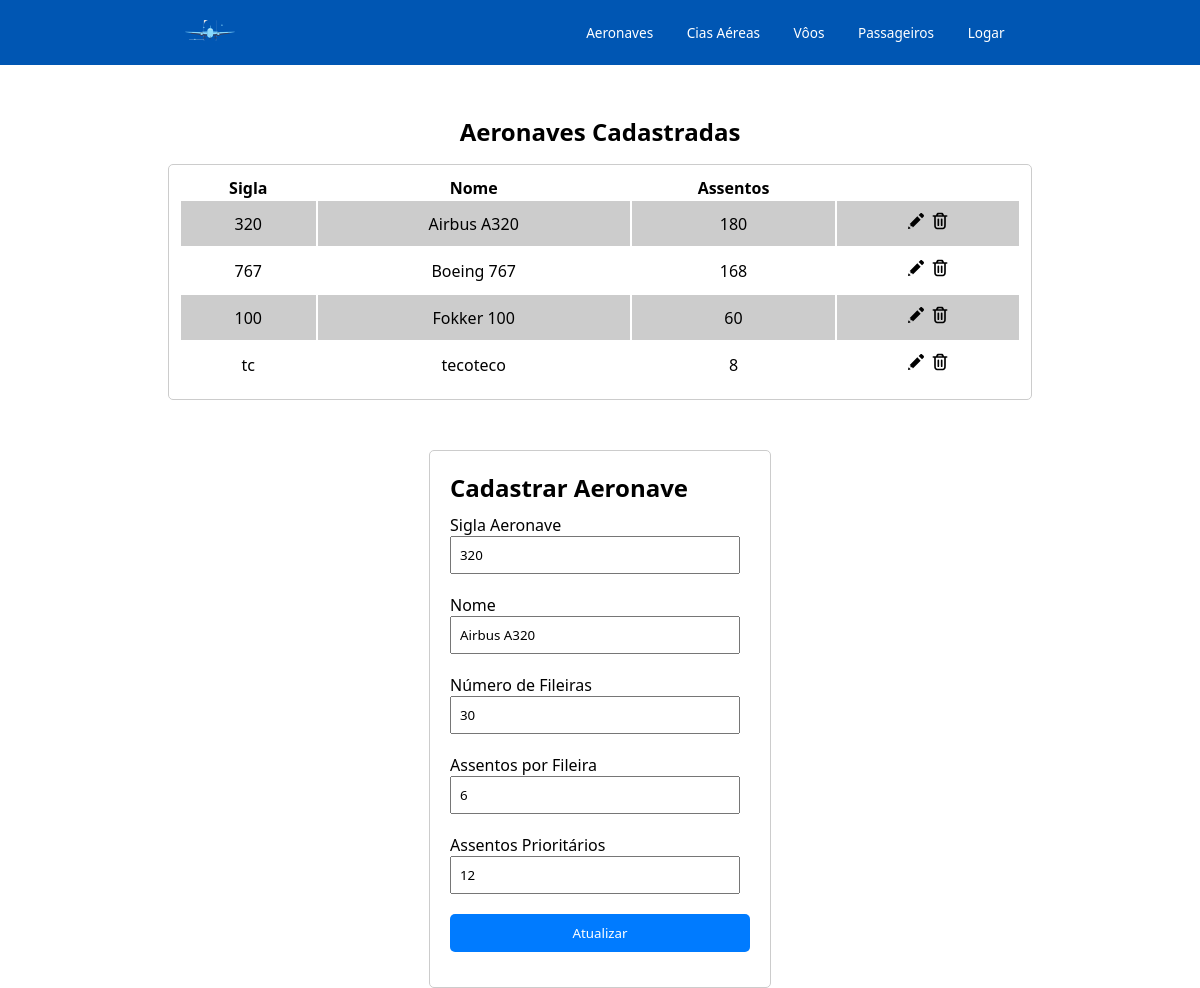
/public/Pages/aeronave.php?id=1, run on the app's committed database.
### tables this page shows
CREATE TABLE aeronave (
            id INTEGER PRIMARY KEY AUTOINCREMENT,
            sigla CHAR(4),
            quantidade_assentos INTEGER,
            marca VARCHAR(20),
            quantidade_fileiras INTEGER,
            quantidade_colunas INTEGER,
            assentos_prioritarios INTEGER,
            assentos_por_fila INTEGER,
            assentos_por_coluna INTEGER
        );

### autoload.php (called while the page is built, shortened)
<?php
spl_autoload_register(function ($class) {
    $prefix = "App";
    $base_dir = __DIR__ ."/src/";
    $len = strlen($prefix);
    $relavite_class = substr($class, $len);
    $file = $base_dir . str_replace('\\', '/', $relavite_class) . '.php';
});

### src/Infra/Database/DatabaseManager.php (called while the page is built, shortened)
<?php
class DatabaseManager
{
    private static $instance;
    public static function getConn(): \PDO
    {
        if (self::$instance == null) {
            try {
                self::$instance = new \PDO("sqlite:" . DB_PATH);
            } catch (\Exception $e) {
                echo $e->getMessage();
            }
        }
        return self::$instance;
    }
}

### src/DAO/AeronaveDAO.php (called while the page is built, shortened)
<?php
class AeronaveDAO {
    private PDO $conexao;
    public function __construct() {
        $this->conexao = DatabaseManager::getConn();
    }
    public function getById(int $id): ?Aeronave {
        $sql = "SELECT * FROM aeronave WHERE id = :id";
        $stmt = $this->conexao->prepare($sql);
        $stmt->bindValue(':id', $id);
        $stmt->execute();
        if ($row = $stmt->fetch(PDO::FETCH_OBJ)) {
            return $this->mapAeronave($row);
        }
        return null;
    }
    public function read(): array {
        $sql = "SELECT * FROM aeronave";
        $stmt = $this->conexao->query($sql);
        $aeronaves = [];
        while ($row = $stmt->fetch(PDO::FETCH_OBJ)) {
            $aeronaves[] = $this->mapAeronave($row);
        }
        return $aeronaves;
    }
    private function mapAeronave(object $data): Aeronave
    {
        $aero = new Aeronave(
            $data->sigla,
            $data->marca,
            $data->quantidade_fileiras,
            $data->assentos_por_fila,
            $data->assentos_prioritarios
        );
        $aero->setId($data->id);
        return $aero;
    }
}

### src/Entities/Entity.php (called while the page is built, shortened)
<?php
abstract class Entity
{
    private ?int $id;
    public function getId(): ?int
    {
        return $this->id ?? null;
    }
    public function setId(int $id):self
    {
        $this->id = $id;
        return $this;
    }
}

### src/Entities/Aeronave.php (called while the page is built, shortened)
<?php
class Aeronave extends Entity
{
    private string $sigla;
    private int $qteFileiras;
    private int $assentosPorFila;
    private int $assentosPrioritarios;
    private string $marca;
    public function __construct(string $sigla, string $marca, int $qteFileiras, int $assentosPorFila, int $assentosPrioritarios)
    {
        $this->sigla = $sigla;
        $this->marca = $marca;
        $this->qteFileiras = $qteFileiras;
        $this->assentosPorFila = $assentosPorFila;
        $this->assentosPrioritarios = $assentosPrioritarios;
    }
    public function getAssentosFila(){
        return $this->assentosPorFila;
    }
    public function getQuantidadeFilas(){
        return $this->qteFileiras;
    }
    public function getSigla(){
        return $this->sigla;
    }
    public function getMarca(){
        return $this->marca;
    }
    public function getAssentosPrioritarios(){
        return $this->assentosPrioritarios;
    }
}

### public/Pages/aeronave.php (the view, shortened to what this page needs)
<?php
require_once '../../autoload.php';
require 'templates/header.php';
$aeronaveDAO = new AeronaveDAO();
$aeros = $aeronaveDAO->read();
if (isset($_GET['id'])) {
    $aeroEdit = $aeronaveDAO->getById($_GET['id']);
} else {
    $aeroEdit = new Aeronave('', '', 0, 0, 0);
}
?>
<head>
</head>
<section class="section-container">
    <h2>Aeronaves Cadastradas</h2>
    <table class="tabela">
        <thead>
            <tr>
                <th>Sigla</th>
                <th>Nome</th>
                <th>Assentos</th>
            </tr>
        </thead>
        <tbody>
            <?php
            foreach ($aeros as $aero) {
                echo "<tr>
        <td>{$aero->getSigla()}</td>
        <td>{$aero->getMarca()}</td>
        <td>" . $aero->getAssentosFila() * $aero->getQuantidadeFilas() . "</td>
        <td>
        <a href=\"/public/Pages/aeronave.php?id={$aero->getId()}\"><img src=\"/public/assets/images/edit-icon.svg\"></a>
        <a href=\"/public/Pages/aeronave.php?id={$aero->getId()}&delete=true\"><img src=\"/public/assets/images/trash-icon.svg\"></a>
        </td>
    </tr>";
            }
            ?>
        </tbody>
    </table>
</section>
<div class="container">
    <h2>Cadastrar Aeronave</h2>
    <form action="/public/Routes/cadastrarAeronave.php" method="POST">
        <div class="input-group">
            <label for="sigla">Sigla Aeronave</label>
            <input type="text" id="sigla" name="sigla" placeholder="Sigla" value="<?php echo $aeroEdit->getSigla() ?>" required>
        </div>
        <div class="input-group">
            <label for="marca">Nome</label>
            <input type="text" id="marca" name="marca" placeholder="Nome" value="<?php echo $aeroEdit->getMarca() ?>">
        </div>
        <div class="input-group">
            <label for="fileira">Número de Fileiras</label>
            <input type="number" id="fileira" name="fileira" placeholder="30" value="<?php echo $aeroEdit->getQuantidadeFilas() ?>">
        </div>
        <div class="input-group">
            <label for="assentos">Assentos por Fileira</label>
            <input type="number" id="assentos" name="assentos" placeholder="6" value="<?php echo $aeroEdit->getAssentosFila() ?>">
        </div>
        <div class="input-group">
            <label for="prioritarios">Assentos Prioritários</label>
            <input type="number" id="prioritarios" name="prioritarios" placeholder="6" value="<?php echo $aeroEdit->getAssentosPrioritarios() ?>">
        </div>
        <button type="submit">
            <?php
            if ($aeroEdit->getId()) {
                echo "Atualizar";
            } else {
                echo "Cadastrar";
            }
            ?>
        </button>
    </form>
</div>
<?php
require 'templates/final.php';
?>

### public/assets/css/style.css (style rules this page uses)
:root { --primary: #88D9FD; --secondary: #66B7DB; --action: #007bff; }
* { font-family: system-ui, -apple-system, BlinkMacSystemFont, 'Segoe UI', Roboto, Oxygen, Ubuntu, Cantarell, 'Open Sans', 'Helvetica Neue', sans-serif; padding: 0; margin:0; }
.container { width: 300px; margin: 0 auto; padding: 20px; border: 1px solid #ccc; border-radius: 5px; }
input, select { width: 90%; margin-bottom: 10px; padding: 8px; }
.input-group { margin: 10px 0; }
button { width: 100%; padding: 10px; background-color: var(--action); color: #fff; border: none; border-radius: 5px; cursor: pointer; margin-bottom: 15px; }
section { width: 80%; margin:auto; margin-bottom: 50px; }
.section-container { display:flex; flex-direction:column; align-items:center; justify-content:center; gap: 1rem; }
.section-container img { max-width: 400px; }
.tabela { width: 90%; padding: 10px; border-radius: 5px; text-align: center; border: #ccc solid 1px; }
.tabela td { padding: 10px; }
.tabela tbody tr:nth-child(odd) { background-color: #ccc; }
.tabela a > img { max-width: 20px; }

### data on the page
aeronave: sigla "320", marca "Airbus A320", $aero->getAssentosFila() * $aero->getQuantidadeFilas() "180", fileira "30", assentos "6", prioritarios "12"
aeronave: sigla "767", marca "Boeing 767", $aero->getAssentosFila() * $aero->getQuantidadeFilas() "168"
aeronave: sigla "100", marca "Fokker 100", $aero->getAssentosFila() * $aero->getQuantidadeFilas() "60"
aeronave: sigla "tc", marca "tecoteco", $aero->getAssentosFila() * $aero->getQuantidadeFilas() "8"
